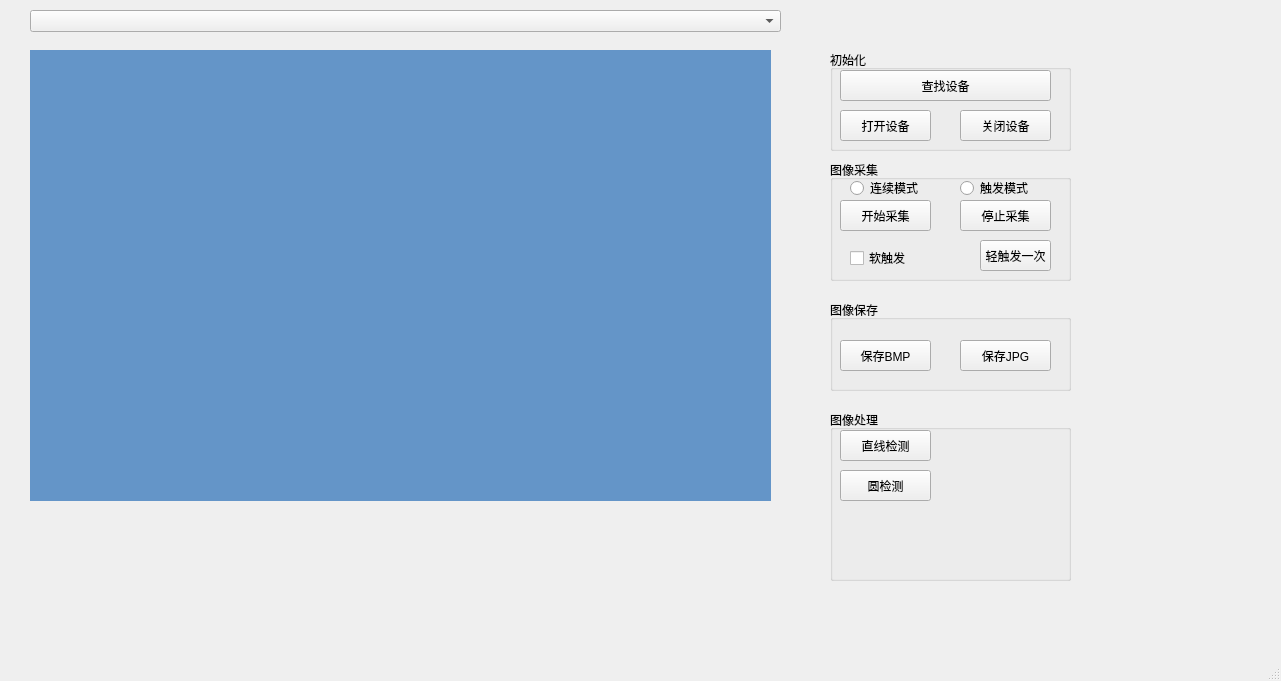
<?xml version="1.0" encoding="UTF-8"?>
<ui version="4.0">
 <class>MainWindow</class>
 <widget class="QMainWindow" name="MainWindow">
  <property name="geometry">
   <rect>
    <x>0</x>
    <y>0</y>
    <width>1281</width>
    <height>681</height>
   </rect>
  </property>
  <property name="windowTitle">
   <string>MainWindow</string>
  </property>
  <widget class="QWidget" name="centralwidget">
   <widget class="QComboBox" name="DEVICE_COMBO">
    <property name="geometry">
     <rect>
      <x>30</x>
      <y>10</y>
      <width>751</width>
      <height>22</height>
     </rect>
    </property>
   </widget>
   <widget class="MyLabel" name="label">
    <property name="geometry">
     <rect>
      <x>30</x>
      <y>50</y>
      <width>741</width>
      <height>451</height>
     </rect>
    </property>
    <property name="styleSheet">
     <string notr="true">background-color:rgb(100, 149, 200)</string>
    </property>
    <property name="text">
     <string/>
    </property>
   </widget>
   <widget class="QGroupBox" name="groupBox">
    <property name="geometry">
     <rect>
      <x>830</x>
      <y>50</y>
      <width>241</width>
      <height>101</height>
     </rect>
    </property>
    <property name="title">
     <string>初始化</string>
    </property>
    <widget class="QPushButton" name="ENUM_BUTTON">
     <property name="geometry">
      <rect>
       <x>10</x>
       <y>20</y>
       <width>211</width>
       <height>31</height>
      </rect>
     </property>
     <property name="text">
      <string>查找设备</string>
     </property>
    </widget>
    <widget class="QPushButton" name="OPEN_BUTTON">
     <property name="geometry">
      <rect>
       <x>10</x>
       <y>60</y>
       <width>91</width>
       <height>31</height>
      </rect>
     </property>
     <property name="text">
      <string>打开设备</string>
     </property>
    </widget>
    <widget class="QPushButton" name="CLOSE_BUTTON">
     <property name="geometry">
      <rect>
       <x>130</x>
       <y>60</y>
       <width>91</width>
       <height>31</height>
      </rect>
     </property>
     <property name="text">
      <string>关闭设备</string>
     </property>
    </widget>
   </widget>
   <widget class="QGroupBox" name="groupBox_2">
    <property name="geometry">
     <rect>
      <x>830</x>
      <y>160</y>
      <width>241</width>
      <height>121</height>
     </rect>
    </property>
    <property name="title">
     <string>图像采集</string>
    </property>
    <widget class="QRadioButton" name="CONTINUS_MODE_RADIO">
     <property name="geometry">
      <rect>
       <x>20</x>
       <y>20</y>
       <width>89</width>
       <height>16</height>
      </rect>
     </property>
     <property name="text">
      <string>连续模式</string>
     </property>
    </widget>
    <widget class="QRadioButton" name="TRIGGER_MODE_RADIO">
     <property name="geometry">
      <rect>
       <x>130</x>
       <y>20</y>
       <width>89</width>
       <height>16</height>
      </rect>
     </property>
     <property name="text">
      <string>触发模式</string>
     </property>
    </widget>
    <widget class="QPushButton" name="START_GRABBING_BUTTON">
     <property name="geometry">
      <rect>
       <x>10</x>
       <y>40</y>
       <width>91</width>
       <height>31</height>
      </rect>
     </property>
     <property name="text">
      <string>开始采集</string>
     </property>
    </widget>
    <widget class="QPushButton" name="STOP_GRABBING_BUTTON">
     <property name="geometry">
      <rect>
       <x>130</x>
       <y>40</y>
       <width>91</width>
       <height>31</height>
      </rect>
     </property>
     <property name="text">
      <string>停止采集</string>
     </property>
    </widget>
    <widget class="QCheckBox" name="SOFTWARE_TRIGGER_CHECK">
     <property name="geometry">
      <rect>
       <x>20</x>
       <y>90</y>
       <width>71</width>
       <height>16</height>
      </rect>
     </property>
     <property name="text">
      <string>软触发</string>
     </property>
    </widget>
    <widget class="QPushButton" name="SOFTWARE_ONCE_BUTTON">
     <property name="geometry">
      <rect>
       <x>150</x>
       <y>80</y>
       <width>71</width>
       <height>31</height>
      </rect>
     </property>
     <property name="text">
      <string>轻触发一次</string>
     </property>
    </widget>
   </widget>
   <widget class="QGroupBox" name="groupBox_3">
    <property name="geometry">
     <rect>
      <x>830</x>
      <y>300</y>
      <width>241</width>
      <height>91</height>
     </rect>
    </property>
    <property name="title">
     <string>图像保存</string>
    </property>
    <widget class="QPushButton" name="SAVE_BMP_BUTTON">
     <property name="geometry">
      <rect>
       <x>10</x>
       <y>40</y>
       <width>91</width>
       <height>31</height>
      </rect>
     </property>
     <property name="text">
      <string>保存BMP</string>
     </property>
    </widget>
    <widget class="QPushButton" name="SAVE_JPG_BUTTON">
     <property name="geometry">
      <rect>
       <x>130</x>
       <y>40</y>
       <width>91</width>
       <height>31</height>
      </rect>
     </property>
     <property name="text">
      <string>保存JPG</string>
     </property>
    </widget>
   </widget>
   <widget class="QGroupBox" name="groupBox_4">
    <property name="geometry">
     <rect>
      <x>830</x>
      <y>410</y>
      <width>241</width>
      <height>171</height>
     </rect>
    </property>
    <property name="title">
     <string>图像处理</string>
    </property>
    <widget class="QPushButton" name="DETECT_LINE">
     <property name="geometry">
      <rect>
       <x>10</x>
       <y>20</y>
       <width>91</width>
       <height>31</height>
      </rect>
     </property>
     <property name="text">
      <string>直线检测</string>
     </property>
    </widget>
    <widget class="QPushButton" name="DETECT_CIRCLE">
     <property name="geometry">
      <rect>
       <x>10</x>
       <y>60</y>
       <width>91</width>
       <height>31</height>
      </rect>
     </property>
     <property name="text">
      <string>圆检测</string>
     </property>
    </widget>
   </widget>
  </widget>
  <widget class="QMenuBar" name="menubar">
   <property name="geometry">
    <rect>
     <x>0</x>
     <y>0</y>
     <width>1281</width>
     <height>22</height>
    </rect>
   </property>
  </widget>
  <widget class="QStatusBar" name="statusbar"/>
 </widget>
 <customwidgets>
  <customwidget>
   <class>MyLabel</class>
   <extends>QLabel</extends>
   <header location="global">mylabel.h</header>
  </customwidget>
 </customwidgets>
 <resources/>
 <connections/>
</ui>
